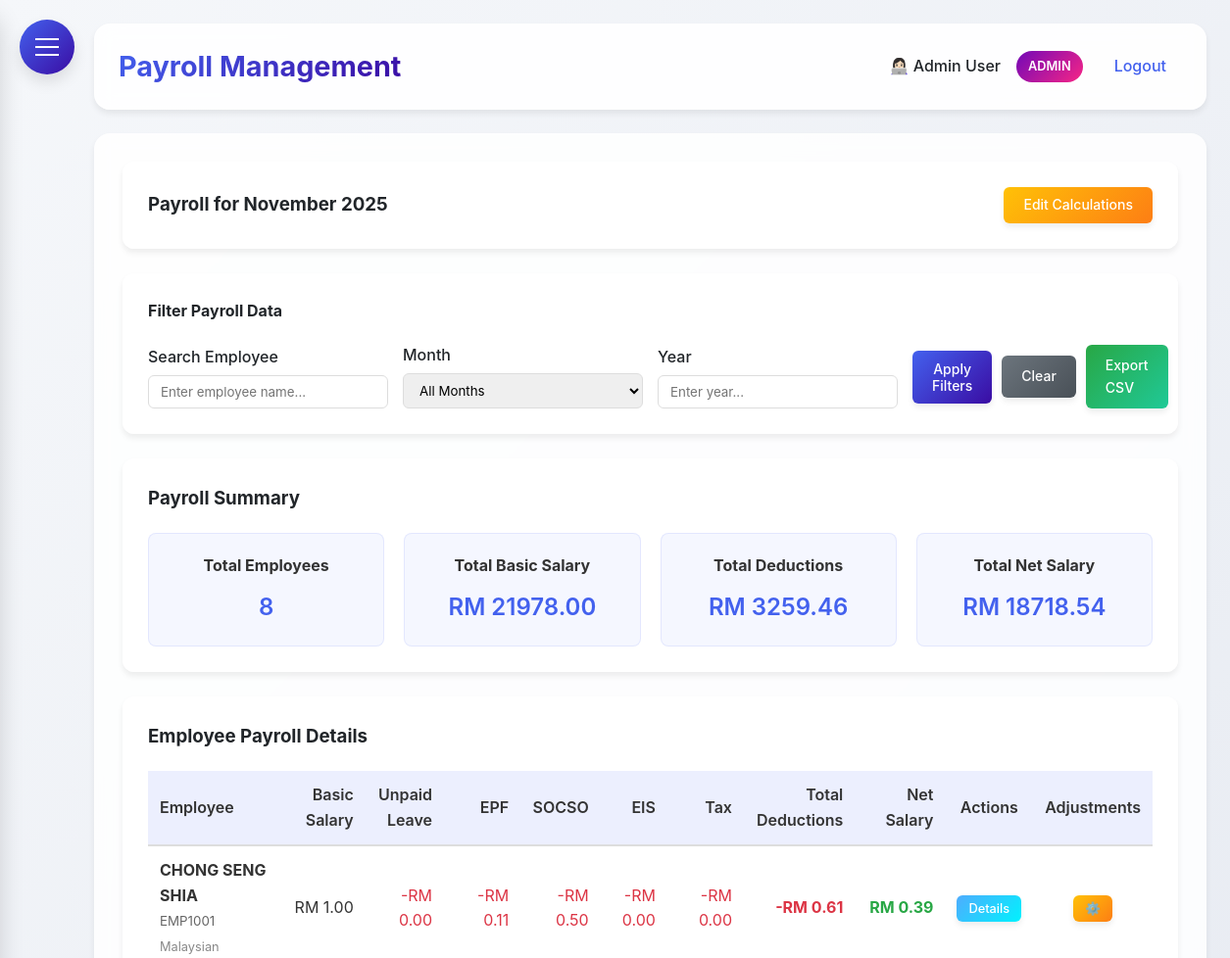
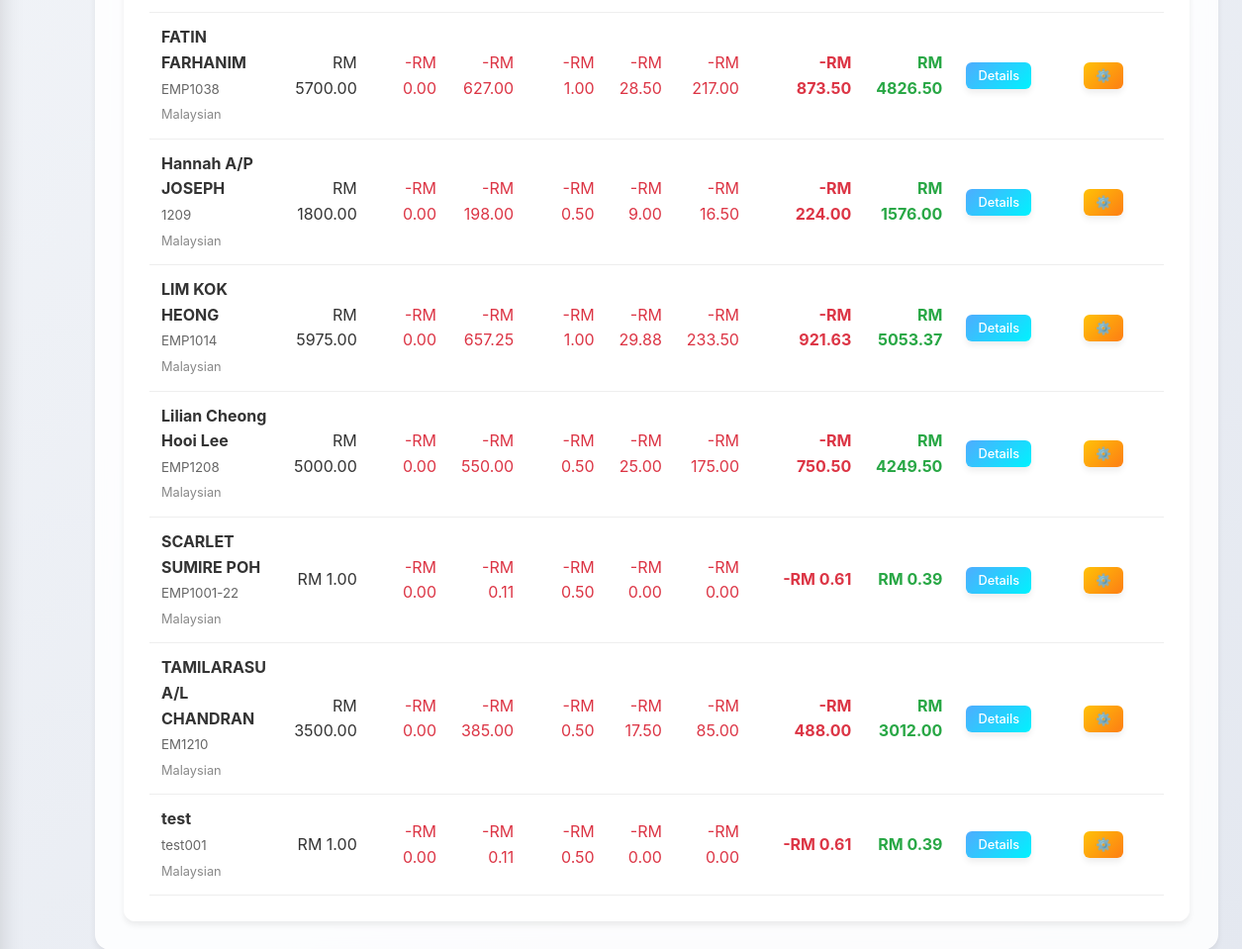
Page /payroll (signed in) on the committed database (2 pictures, top to bottom).
### HerculesSystem.py (models this page shows, shortened)
class Employee(UserMixin, db.Model):
    __tablename__ = 'employee'  # Explicitly set to 'employees'
    id = db.Column(db.Integer, primary_key=True)
    username = db.Column(db.String(80), unique=True, nullable=False)
    password = db.Column(db.String(120), nullable=False)
    full_name = db.Column(db.String(120), nullable=False)
    email = db.Column(db.String(120), unique=True, nullable=False)
    nationality = db.Column(db.String(80), nullable=False)
    employee_id = db.Column(db.String(80), unique=True, nullable=False)
    hire_date = db.Column(db.Date)
    is_admin = db.Column(db.Boolean, default=False)
    user_type = db.Column(db.String(20), default='employee')
    last_clock_in = db.Column(db.DateTime)
    last_clock_out = db.Column(db.DateTime)
    last_lunch_start = db.Column(db.DateTime)
    last_lunch_end = db.Column(db.DateTime)
    date_joined = db.Column(db.Date, nullable=True)  # Date when employee joined the company
    basic_salary = db.Column(db.Numeric(10, 2), nullable=True)  # Basic salary
    leave_balances = db.relationship('LeaveBalance', back_populates='employee', lazy=True)

### HerculesSystem.py (the view)
@app.route('/payroll')
@login_required
def payroll():
    if current_user.user_type != 'admin':
        flash('You do not have permission to view payroll.', 'danger')
        return redirect(url_for('dashboard'))
    try:
        print("Starting payroll calculation...")  # Debug
        current_date = datetime.now()
        current_period = current_date.strftime('%Y-%m')
        current_period_display = current_date.strftime('%B %Y')
        employee_search = request.args.get('employee_search', '')
        filter_month = request.args.get('month', type=int)
        filter_year = request.args.get('year', type=int)
        print(f"Filters - search: {employee_search}, month: {filter_month}, year: {filter_year}")  # Debug
        employees_query = Employee.query
        if employee_search:
            employees_query = employees_query.filter(Employee.full_name.ilike(f'%{employee_search}%'))
        employees_query = employees_query.order_by(Employee.full_name.asc())
        employees = employees_query.all()
        print(f"Found {len(employees)} employees")  # Debug
        payroll_data = []
        period_display = current_period_display  # Initialize with current period
        for i, employee in enumerate(employees):
            print(f"Processing employee {i+1}/{len(employees)}: {employee.full_name}")  # Debug
            if employee.basic_salary:
                if filter_month and filter_year:
                    pay_period = f"{filter_year}-{filter_month:02d}"
                    period_display = f"{datetime(filter_year, filter_month, 1).strftime('%B %Y')}"
                else:
                    pay_period = current_period
                    period_display = current_period_display
                print(f"Calculating payroll for period: {pay_period}")  # Debug
                try:
                    payroll_info = calculate_monthly_payroll(employee, pay_period)
                    payroll_info['employee_data'] = {
                        'id': employee.id,
                        'full_name': employee.full_name,
                        'employee_id': employee.employee_id,
                        'basic_salary': float(employee.basic_salary) if employee.basic_salary else 0,
                        'nationality': employee.nationality
                    }
                    payroll_data.append(payroll_info)
                    print(f"Successfully calculated payroll for {employee.full_name}")  # Debug
                except Exception as e:
                    print(f"Error calculating payroll for {employee.full_name}: {str(e)}")  # Debug
                    continue
        print(f"Successfully calculated payroll for {len(payroll_data)} employees")  # Debug
        months = []
        for i in range(1, 13):
            months.append({
                'value': i,
                'name': datetime(2023, i, 1).strftime('%B')
            })
        years = list(range(2020, 2031))
        return render_template('payroll.html',
                             payroll_data=payroll_data,
                             current_period=current_period,
                             current_period_display=period_display,
                             employees=employees,
                             months=months,
                             years=years,
                             filter_month=filter_month,
                             filter_year=filter_year,
                             employee_search=employee_search)
    except Exception as e:
        print(f"Critical error in payroll route: {str(e)}")  # Debug
        import traceback
        traceback.print_exc()
        flash(f'Error loading payroll: {str(e)}', 'danger')
        return redirect(url_for('dashboard'))

### templates/payroll.html (shortened to what this page needs)
{% extends "base.html" %}
{% block content %}
<div class="dashboard-container">
    <div class="glass" style="padding: 25px; border-radius: 12px; margin-bottom: 25px;">
        <div style="display: flex; justify-content: space-between; align-items: center; flex-wrap: wrap; gap: 15px;">
            <h3 style="margin: 0;">Payroll for {{ current_period_display }}</h3>
            <div style="display: flex; gap: 10px; align-items: center;">
                <button class="btn btn-warning" onclick="openEditCalculations()" style="padding: 10px 20px; font-size: 14px; line-height: 1.2;">
                    Edit Calculations
                </button>
            </div>
        </div>
    </div>
    <div class="glass" style="padding: 25px; border-radius: 12px; margin-bottom: 25px;">
        <h4 style="margin-bottom: 20px;">Filter Payroll Data</h4>
        <form id="payrollFilterForm" method="GET" action="{{ url_for('payroll') }}" style="display: grid; grid-template-columns: repeat(auto-fit, minmax(200px, 1fr)); gap: 15px; align-items: end;">
            <div>
                <label for="employee_search" style="display: block; margin-bottom: 5px; font-weight: 500;">Search Employee</label>
                <input type="text" id="employee_search" name="employee_search" placeholder="Enter employee name..."
                       value="{{ employee_search }}"
                       style="width: 100%; padding: 8px 12px; border: 1px solid #ddd; border-radius: 6px;">
            </div>
            <div>
                <label for="month" style="display: block; margin-bottom: 5px; font-weight: 500;">Month</label>
                <select id="month" name="month" style="width: 100%; padding: 8px 12px; border: 1px solid #ddd; border-radius: 6px;">
                    <option value="">All Months</option>
                </select>
            </div>
            <div>
                <label for="year" style="display: block; margin-bottom: 5px; font-weight: 500;">Year</label>
                <input type="number" id="year" name="year" placeholder="Enter year..."
                       value="{{ filter_year }}"
                       min="2000" max="2030"
                       style="width: 100%; padding: 8px 12px; border: 1px solid #ddd; border-radius: 6px;">
            </div>
            <div style="display: flex; gap: 10px; align-items: center;">
                <button type="submit" class="btn btn-primary" style="padding: 10px 20px; font-size: 14px;">Apply Filters</button>
                <a href="{{ url_for('payroll') }}" class="btn btn-secondary" style="padding: 10px 20px; font-size: 14px;">Clear</a>
                <a href="{{ url_for('export_payroll', period=current_period) }}"
                   class="btn btn-success" style="padding: 10px 20px; font-size: 14px;">
                    Export CSV
                </a>
            </div>
        </form>
    </div>
    <div class="glass" style="padding: 25px; border-radius: 12px; margin-bottom: 25px;">
        <h3 style="margin-bottom: 20px;">Payroll Summary</h3>
        <div style="display: grid; grid-template-columns: repeat(auto-fit, minmax(200px, 1fr)); gap: 20px;">
            <div class="summary-card">
                <h4>Total Employees</h4>
                <p class="summary-number">{{ payroll_data|length }}</p>
            </div>
            <div class="summary-card">
                <h4>Total Basic Salary</h4>
                <p class="summary-number">RM {{ "%.2f"|format(payroll_data|sum(attribute='basic_salary')) }}</p>
            </div>
            <div class="summary-card">
                <h4>Total Deductions</h4>
                <p class="summary-number">RM {{ "%.2f"|format(payroll_data|sum(attribute='total_deductions')) }}</p>
            </div>
            <div class="summary-card">
                <h4>Total Net Salary</h4>
                <p class="summary-number">RM {{ "%.2f"|format(payroll_data|sum(attribute='net_salary')) }}</p>
            </div>
        </div>
    </div>
    <div class="glass" style="padding: 25px; border-radius: 12px;">
        <h3 style="margin-bottom: 20px;">Employee Payroll Details</h3>
        {% if payroll_data %}
        <div style="overflow-x: auto;">
            <table style="width: 100%; border-collapse: collapse;">
                <thead>
                    <tr style="background: rgba(67, 97, 238, 0.1);">
                        <th style="padding: 12px; text-align: left; border-bottom: 2px solid #ddd;">Employee</th>
                        <th style="padding: 12px; text-align: right; border-bottom: 2px solid #ddd;">Basic Salary</th>
                        <th style="padding: 12px; text-align: right; border-bottom: 2px solid #ddd;">Unpaid Leave</th>
                        <th style="padding: 12px; text-align: right; border-bottom: 2px solid #ddd;">EPF</th>
                        <th style="padding: 12px; text-align: right; border-bottom: 2px solid #ddd;">SOCSO</th>
                        <th style="padding: 12px; text-align: right; border-bottom: 2px solid #ddd;">EIS</th>
                        <th style="padding: 12px; text-align: right; border-bottom: 2px solid #ddd;">Tax</th>
                        <th style="padding: 12px; text-align: right; border-bottom: 2px solid #ddd;">Total Deductions</th>
                        <th style="padding: 12px; text-align: right; border-bottom: 2px solid #ddd;">Net Salary</th>
                        <th style="padding: 12px; text-align: center; border-bottom: 2px solid #ddd;">Actions</th>
                        <th style="padding: 12px; text-align: center; border-bottom: 2px solid #ddd;">Adjustments</th>
                    </tr>
                </thead>
                <tbody>
                    {% for payroll in payroll_data %}
                    <tr>
                        <td style="padding: 12px; border-bottom: 1px solid #eee;">
                            <strong>{{ payroll.employee_data.full_name }}</strong><br>
                            <small style="color: #666;">{{ payroll.employee_data.employee_id }}</small><br>
                            <small style="color: #888; font-size: 0.8rem;">{{ payroll.employee_data.nationality }}</small>
                        </td>
                        <td style="padding: 12px; border-bottom: 1px solid #eee; text-align: right;">
                            RM {{ "%.2f"|format(payroll.basic_salary) }}
                        </td>
                        <td style="padding: 12px; border-bottom: 1px solid #eee; text-align: right; color: #dc3545;">
                            -RM {{ "%.2f"|format(payroll.unpaid_leave_deduction) }}
                        </td>
                        <td style="padding: 12px; border-bottom: 1px solid #eee; text-align: right; color: #dc3545;">
                            -RM {{ "%.2f"|format(payroll.epf_employee) }}
                        </td>
                        <td style="padding: 12px; border-bottom: 1px solid #eee; text-align: right; color: #dc3545;">
                            -RM {{ "%.2f"|format(payroll.socso_employee) }}
                        </td>
                        <td style="padding: 12px; border-bottom: 1px solid #eee; text-align: right; color: #dc3545;">
                            -RM {{ "%.2f"|format(payroll.eis_employee) }}
                        </td>
                        <td style="padding: 12px; border-bottom: 1px solid #eee; text-align: right; color: #dc3545;">
                            -RM {{ "%.2f"|format(payroll.tax_deduction) }}
                        </td>
                        <td style="padding: 12px; border-bottom: 1px solid #eee; text-align: right; color: #dc3545;">
                            <strong>-RM {{ "%.2f"|format(payroll.total_deductions) }}</strong>
                        </td>
                        <td style="padding: 12px; border-bottom: 1px solid #eee; text-align: right;">
                            <strong style="color: #28a745;">RM {{ "%.2f"|format(payroll.net_salary) }}</strong>
                        </td>
                        <td style="padding: 12px; border-bottom: 1px solid #eee; text-align: center;">
                            <button class="btn btn-sm btn-info details-btn"
                                    data-payroll='{{ payroll | tojson | safe }}'>
                                Details
                            </button>
                        </td>
                        <td style="padding: 12px; border-bottom: 1px solid #eee; text-align: center;">
                            <button class="btn btn-sm btn-warning adjustments-btn"
                                    data-employee-id="{{ payroll.employee_data.id }}"
                                    data-employee-name="{{ payroll.employee_data.full_name }}"
                                    data-pay-period="{{ current_period }}"
                                    onclick="openAdjustmentsModal(this)">
                                {% if payroll.adjustments_count > 0 %}
                                ⚙️ ({{ payroll.adjustments_count }})
                                {% else %}
                                ⚙️
                                {% endif %}
                            </button>
                        </td>
                    </tr>
                    {% endfor %}
                </tbody>
            </table>
        </div>
        {% else %}
        <div style="text-align: center; padding: 40px; color: #666;">
            <p>No payroll data available for the selected filters.</p>
        </div>
        {% endif %}
    </div>
</div>
{% endblock %}

### templates/base.html (shortened to what this page needs)
<!DOCTYPE html>
<html lang="en">
<head>
</head>
<body>
    <div class="hamburger-menu" id="hamburgerMenu">
        <span></span>
    </div>
    <div class="main-content" id="mainContent">
        <div class="header">
            <h1>{% block header %}Hercules HR{% endblock %}</h1>
            <div class="user-info">
                {% if current_user.is_authenticated %}
                <span>👩🏻‍💻 {{ current_user.full_name }}</span>
                {% if current_user.user_type == 'admin' %}
                <span class="admin-badge">ADMIN</span>
                {% endif %}
                <a href="{{ url_for('logout') }}">Logout</a>
                {% else %}
                <a href="{{ url_for('login') }}">Login</a>
                {% endif %}
            </div>
        </div>
        <div class="content">
            {% block content %}{% endblock %}
        </div>
    </div>
</body>
</html>

### rows in the picture
Employee: full_name "Admin User"
Employee: employee_data.full_name "CHONG SENG SHIA", employee_data.employee_id "EMP1001", employee_data.nationality "Malaysian"
Employee: employee_data.full_name "FATIN FARHANIM", employee_data.employee_id "EMP1038", employee_data.nationality "Malaysian"
Employee: employee_data.full_name "Hannah A/P JOSEPH", employee_data.employee_id "1209", employee_data.nationality "Malaysian"
Employee: employee_data.full_name "LIM KOK HEONG", employee_data.employee_id "EMP1014", employee_data.nationality "Malaysian"
Employee: employee_data.full_name "Lilian Cheong Hooi Lee", employee_data.employee_id "EMP1208", employee_data.nationality "Malaysian"
Employee: employee_data.full_name "SCARLET SUMIRE POH", employee_data.employee_id "EMP1001-22", employee_data.nationality "Malaysian"
Employee: employee_data.full_name "TAMILARASU A/L CHANDRAN", employee_data.employee_id "EM1210", employee_data.nationality "Malaysian"
Employee: employee_data.full_name "test", employee_data.employee_id "test001", employee_data.nationality "Malaysian"

### other values in the picture
{{ current_period_display }} "November 2025"
{{ payroll_data|length }} "8"
{{ "%.2f"|format(payroll_data|sum(attribute='basic_salary')) }} "21978.00"
{{ "%.2f"|format(payroll_data|sum(attribute='total_deductions')) }} "3259.46"
{{ "%.2f"|format(payroll_data|sum(attribute='net_salary')) }} "18718.54"
{{ "%.2f"|format(payroll.basic_salary) }} "1.00" "5700.00" "1800.00" "5975.00" "5000.00" "1.00" "3500.00" "1.00"
{{ "%.2f"|format(payroll.unpaid_leave_deduction) }} "0.00" "0.00" "0.00" "0.00" "0.00" "0.00" "0.00" "0.00"
{{ "%.2f"|format(payroll.epf_employee) }} "0.11" "627.00" "198.00" "657.25" "550.00" "0.11" "385.00" "0.11"
{{ "%.2f"|format(payroll.socso_employee) }} "0.50" "1.00" "0.50" "1.00" "0.50" "0.50" "0.50" "0.50"
{{ "%.2f"|format(payroll.eis_employee) }} "0.00" "28.50" "9.00" "29.88" "25.00" "0.00" "17.50" "0.00"
{{ "%.2f"|format(payroll.tax_deduction) }} "0.00" "217.00" "16.50" "233.50" "175.00" "0.00" "85.00" "0.00"
{{ "%.2f"|format(payroll.total_deductions) }} "0.61" "873.50" "224.00" "921.63" "750.50" "0.61" "488.00" "0.61"
{{ "%.2f"|format(payroll.net_salary) }} "0.39" "4826.50" "1576.00" "5053.37" "4249.50" "0.39" "3012.00" "0.39"
